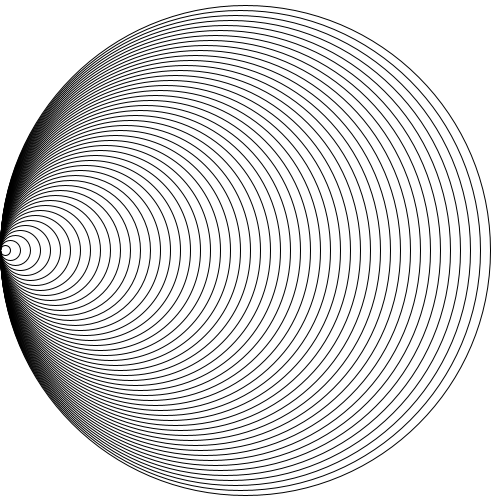
Frame 1 (no input)
Frame 60 (the mouse pressed at the canvas centre just before this capture): identical to frame 1, image omitted
Frame 120 (the mouse held since frame 60 and released just before this capture): identical to frame 1, image omitted

The Processing sketch that drew this single still picture (run headless with seeded random() and noise(); from frame 60 on, the mouse is pressed at the canvas centre):

// Processing sketch: sketch_251022b
// ── sketch_251022b.pde
//Henry Wrede Black

void setup() {
  size(500, 500);
}

void draw(){
  background(255);
  
  for (float x = 5, size = 10; size < width; x+=5, size+=10){
    noFill();
    stroke(0);
    ellipse(x, height/2, size, size);
  }
}
